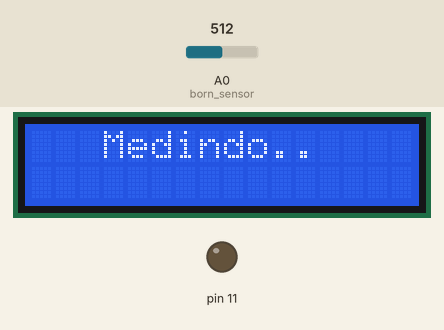
This sketch was run on a simulated Arduino Uno, built with avr-gcc and run on an emulated ATmega328P. On the bench: 16×2 character LCD, output pins drawn as LEDs (lit = HIGH). Inputs (shaded band) come from the test bench; at power-on: A0 (born_sensor) = 512.

Above: at 2.1 s.
At 4.2 s:
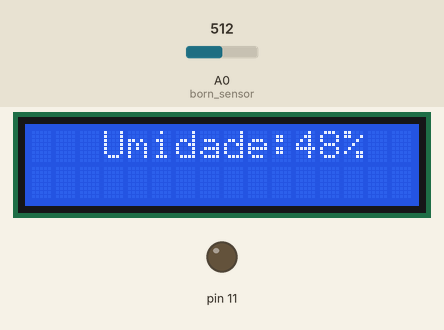
4.3 s: A0 (born_sensor) set to 493
At 6.2 s:
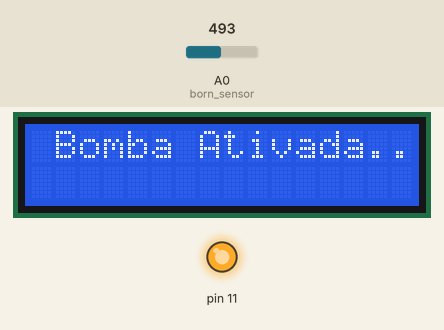
Timing chart, 0 to 7.7 s (numbered marks = the images above; inputs shaded):
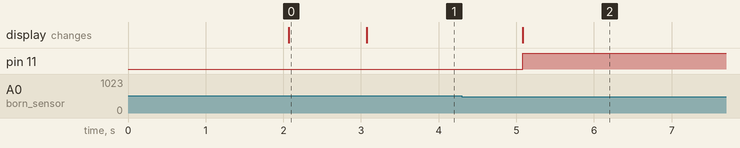

The sketch:

Bomba_irriga__o.ino
```cpp
#include <LiquidCrystal.h>

const int rs = 1, en = 2, d4 = 4, d5 = 5, d6 = 6, d7 = 7;
LiquidCrystal lcd(rs, en, d4, d5, d6, d7);

const int born_sensor = A0;
int valor_umidade;

int solo_seco = 812;
int solo_umido = 180;
int perct_solo_seco = 0;
int perct_solo_umido = 100;
int bomba_ativada;

void setup() {
  lcd.begin(16, 2);
  lcd.setCursor(3, 0);
  lcd.print("Bem vindo");
  lcd.setCursor(0,1);
  lcd.print("Sistema Hidrico");

  delay(2000);

  lcd.clear();
  lcd.setCursor(3, 0);
  lcd.print("Medindo..");
  pinMode(11,OUTPUT);

  delay(1000);
}

void loop() {
  valor_umidade = constrain(analogRead(born_sensor),solo_umido,solo_seco);
  valor_umidade = map(valor_umidade,solo_umido,solo_seco,perct_solo_umido,perct_solo_seco);

  while (valor_umidade >= 50){
    if (valor_umidade < 50){
      break;
    }

    lcd.clear();
    lcd.setCursor(1, 0);
    lcd.print("Bomba Ativada..");
    digitalWrite(11,HIGH);
    bomba_ativada == 1;
    delay(1500);

  }

  if ((bomba_ativada == 1) && (valor_umidade < 50)){
  	lcd.clear();
    lcd.setCursor(1, 0);
    lcd.print("Bomba OFF");
    digitalWrite(11,LOW);
    bomba_ativada == 0;

    delay(1000);
  }

  lcd.clear();
  lcd.setCursor(3, 0);
  lcd.print("Umidade:");
  lcd.print(valor_umidade);
  lcd.print("%");

  delay(1000);
}
```

Measured:
- the behaviour switches between 503 and 502 on A0 (born_sensor) (found by bisection; images 1 and 2)
- after the input at 4.3 s, pin 11: LOW → HIGH after 0.78 s; the display: changes after 0.78 s (image 2)
- what the display in image 0 shows lasts 1.0 s, from 2.1 s to 3.1 s
